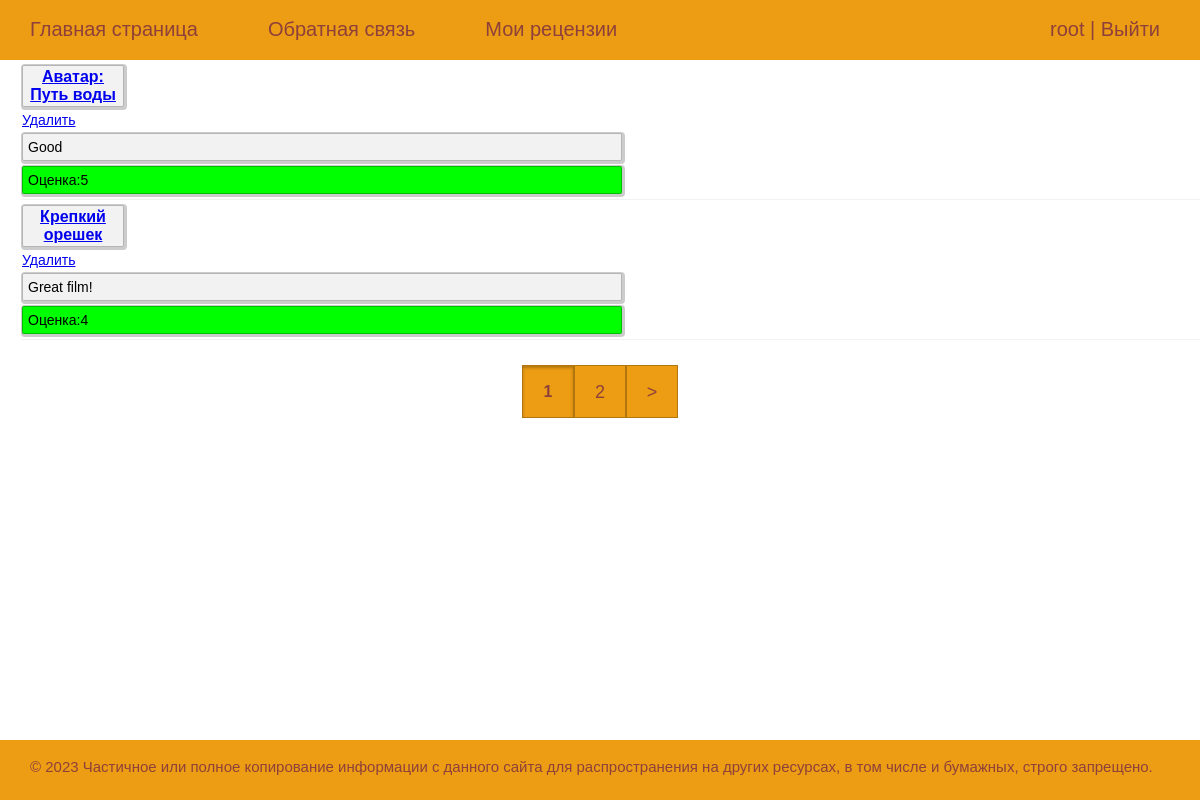
The page /review/root/ (signed in) on the database its author committed.
### film/models.py (models this page shows, shortened)
class Review(models.Model):
    user_name= models.CharField(max_length=255, db_index=True, verbose_name='Имя пользователя')
    comment= models.TextField(max_length=1000,help_text = "Напишите свой отзыв",verbose_name='Рецензия')
    mark= models.PositiveSmallIntegerField(default=(5,'5'),choices = [(1,'1'),(2,'2'),(3,'3'),(4,'4'),(5,'5')],help_text = "Поставьте оценку",verbose_name='Оценка')
    film=models.ForeignKey('Film',on_delete=models.PROTECT, to_field='title', verbose_name='Фильм')
    def get_absolute_url(self):
        return reverse('update_review', kwargs={'review_slug': self.film.slug})
    class Meta:
        verbose_name = 'Рецензия' # название модели в админ-панели
        verbose_name_plural = 'Рецензии' # название модели в админ-панели во множественном числе
        ordering = ['user_name', 'film_id'] # сортировка записей по двум полям в админ-панели и на сайте
        unique_together = ['user_name', 'film_id']

### film/views.py (the view)
# urls.py: path('review/<str:user_str>/',ListReview.as_view(), name='review'),
class ListReview(DataMixin,ListView):
    model=Review
    template_name = 'film/review.html'
    context_object_name = 'reviews' # название коллекции, куда помещаются данные из Film
    ordering='film_id'
    def get_context_data(self, *, object_list=None, **kwargs):
        context = super().get_context_data(**kwargs)
        c_def=self.get_user_context(title='Мои рецензии')
        context=dict(list(context.items())+list(c_def.items()))
        return context
    def get_queryset(self):
        return Review.objects.filter(user_name=self.request.user.username)

### film/utils.py (called while the page is built)
    def get_user_context(self, **kwargs):
        context = kwargs
        context['menu'] = menu
        return context

### film/templates/film/review.html
{% extends 'film/base.html' %}
{% block content %}
<ul class="list-review">
    {% for r in reviews %}
    <li>
        <ul class="review">
            <li><a href="{{r.get_absolute_url}}">{{r.film_id}}</a></li>
            <li><a href="{% url 'delete_review' r.film.slug %}">Удалить</a></li>
            <li class="review-comment">{{r.comment}}</li>
            {% if r.mark >= 4 %}
            <li style="background-color: rgb(0,255,0);">Оценка:{{r.mark}}</li>
            {% elif r.mark >= 3 %}
            <li style="background-color: rgb(255,253,0);">Оценка:{{r.mark}}</li>
            {% elif r.mark >= 2 %}
            <li style="background-color: rgb(255,138,0);">Оценка:{{r.mark}}</li>
            {% elif r.mark >= 1 %}
            <li style="background-color: rgb(255,0,0);">Оценка:{{r.mark}}</li>
            {% endif %}
        </ul>
    </li>
    {% endfor %}
</ul>
{% endblock content %}

### film/templates/film/base.html (shortened to what this page needs)
{% load static %}
{% load cache %}
<!DOCTYPE html>
<html>
<head>
	<link rel="stylesheet" type="text/css" href="{% static 'film/css/style.css' %}">
</head>
<body>
	<table class="table-page" border="0" cellpadding="0" cellspacing="0">
		<tr>
			<td valign="top">
				<div class="header"><ul class="mainmenu">
	{% for m in menu %}
	<li><a href="{% url m.url_name %}">{{m.title}}</a></li>
	{% endfor %}
	{% if request.user.is_authenticated %}
	<li><a href="{% url 'review' user.username %}">Мои рецензии</a></li>
	<li class="last"> {{user.username}} | <a href="{% url 'logout' %}">Выйти</a></li>
	{% else %}
	<li class="last"><a href="{% url 'register' %}">Регистрация</a> | <a href="{% url 'login' %}">Войти</a></li>
	{% endif %}
</ul></div>
				<div class="content">
					{% block content %}
					{% endblock content %}
					{% if page_obj.has_other_pages %}
					<nav class="list-pages">
						<ul>
							{% for p in paginator.page_range %}
							{% if page_obj.number == p %}
							<li class="page-num-selected">{{p}}</li>
							{% elif p >= page_obj.number|add:-2 and p <= page_obj.number|add:2  %}
							<li class="page-num">
								<a href="?page={{ p }}">{{ p }}</a>
							</li>
							{% endif %}
							{% endfor %}
							{% if page_obj.has_next %}
							<li>
								<a href="?page={{ page_obj.next_page_number }}">&gt;</a>
							</li>
							{% endif %}
						</ul>
					</nav>
					{% endif %}
				</div>
			</td>
		</tr>
		<tr><td valign="middle"><div class="footer"><p>&copy; 2023 Частичное или полное копирование информации с данного сайта для распространения на других ресурсах, в том числе и бумажных, строго запрещено.</p></div></td></tr>
	</table>
</body>
</html>

### film/static/film/css/style.css (style rules this page uses)
html,body { margin: 0; padding: 0; font-family: Arial,Tahoma; height: 100%; width: 100%; }
.table-page { width: 100%; height: 100%; vertical-align: top; }
.table-page tr { height: 100%; }
.header { width: 100%; height: 60px; background: #ED9D14; color: #734C09; }
ul.mainmenu { list-style: none; margin: 0; padding: 0; height: 60px; color: #8E403A; font-size: 20px; overflow: hidden; }
ul.mainmenu li { float: left; margin: 18px 40px 0 30px; }
ul.mainmenu li.last { float: right; }
ul.mainmenu li a { color: #8E403A; text-decoration: none; }
.content { width: 100%; height: 100%; background: white; color: #000000; font-size: 9px; overflow: hidden; display: flex; flex-direction: column; align-items: center; justify-content: flex-start; align-content: center; }
.footer { width: 100%; height: 60px; background: #ED9D14; color: #8E403A; overflow: hidden; text-align: justify; }
.footer p { margin: 18px 40px 0 30px; font-size:15px; }
.list-pages { bottom:0; align-self:center; margin: 0 0 20px 0; display: flex; flex-direction:row; justify-content:center; align-items:flex-end; flex-wrap:wrap; }
.list-pages ul { margin: 20px 0 0 0; padding: 0; list-style: none; align-content: end; display: flex; justify-content: center; flex-wrap: wrap; }
.list-pages li { background: #ED9D14; }
.list-pages a, .page-num-selected { color: #8E403A; text-decoration: none; display: flex; align-content: center; justify-content: center; flex-wrap: wrap; height: 50px; width: 50px; font-size: 18px; padding-top: 1px; border: 1px solid rgba(0, 0, 0, 0.25); }
.list-pages .page-num-selected { box-shadow: inset 0px 2px 3px 0px rgba(0, 0, 0, 0.25); font-size: 16px; font-weight: bold; }
.list-pages li:last-child a { border-right-width: 1px; }
ul.list-review { list-style: none; margin: 1px 1px; margin: 0; width:100%; }
ul.list-review > li { border-bottom: 1px solid rgba(0,0,0,0.05); margin-bottom: 5px; margin-left: 1px; }
ul.review { list-style: none; padding: 0; margin: 0; }
ul.review > li { margin-bottom: 5px; margin-left: 1px; font-size:14px; }
ul.review > li:first-child { font-size: 16px; font-weight: bold; margin-top: 5px; border: 1px solid rgba(0, 0, 0, 0.25); border-radius: 2px; box-shadow: 1px 1px 0 2px rgba(0,0,0,0.2); min-width:100px; min-height:40px; max-width: 100px; text-align:center; background-color: rgba(0,0,0,0.05); display:flex; align-content:center; justify-content:center; align-items:center; }
ul.review > .review-comment { border: 1px solid rgba(0, 0, 0, 0.25); border-radius: 2px; box-shadow: 1px 1px 0 2px rgba(0,0,0,0.2); background-color: rgba(0,0,0,0.05); display: flex; padding: 5px; justify-content: flex-start; align-items: flex-start; }
ul.review > li:last-child { border: 1px solid rgba(0, 0, 0, 0.25); border-radius: 2px; box-shadow: 1px 1px 0 2px rgba(0,0,0,0.2); background-color: rgba(0,0,0,0.05); display: flex; align-content: center; justify-content:flex-start; align-items: center; padding: 5px; }
ul.review > .review-comment, ul.review > li:last-child { font-size: 14px; max-width: 50%; box-sizing: border-box; flex-wrap:wrap; }

### rows shown on the page
Review: film_id "Аватар: Путь воды", comment "Good", mark "5"
Review: film_id "Крепкий орешек", comment "Great film!", mark "4"

### other values the page prints
{{ m.title }} "Главная страница" "Обратная связь"
{{ user.username }} "root"
{{ p }} "1"
{{ p }} "2"
